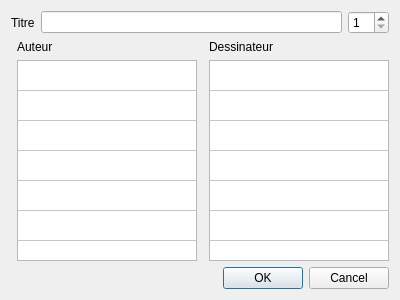
<?xml version="1.0" encoding="UTF-8"?>
<ui version="4.0">
 <class>Ajout</class>
 <widget class="QDialog" name="Ajout">
  <property name="geometry">
   <rect>
    <x>0</x>
    <y>0</y>
    <width>400</width>
    <height>300</height>
   </rect>
  </property>
  <property name="windowTitle">
   <string>Dialog</string>
  </property>
  <layout class="QGridLayout" name="gridLayout">
   <item row="1" column="3">
    <widget class="QLabel" name="label_3">
     <property name="text">
      <string>Dessinateur</string>
     </property>
    </widget>
   </item>
   <item row="3" column="2" colspan="2">
    <widget class="QDialogButtonBox" name="buttonBox">
     <property name="orientation">
      <enum>Qt::Horizontal</enum>
     </property>
     <property name="standardButtons">
      <set>QDialogButtonBox::Cancel|QDialogButtonBox::Ok</set>
     </property>
    </widget>
   </item>
   <item row="2" column="3">
    <widget class="QTableWidget" name="w_dessinateur">
     <attribute name="horizontalHeaderVisible">
      <bool>false</bool>
     </attribute>
     <attribute name="horizontalHeaderDefaultSectionSize">
      <number>200</number>
     </attribute>
     <attribute name="verticalHeaderVisible">
      <bool>false</bool>
     </attribute>
     <row>
      <property name="text">
       <string>Nouvelle ligne</string>
      </property>
     </row>
     <row>
      <property name="text">
       <string>Nouvelle ligne</string>
      </property>
     </row>
     <row>
      <property name="text">
       <string>Nouvelle ligne</string>
      </property>
     </row>
     <row>
      <property name="text">
       <string>Nouvelle ligne</string>
      </property>
     </row>
     <row>
      <property name="text">
       <string>Nouvelle ligne</string>
      </property>
     </row>
     <row>
      <property name="text">
       <string>Nouvelle ligne</string>
      </property>
     </row>
     <column>
      <property name="text">
       <string>Nouvelle colonne</string>
      </property>
     </column>
    </widget>
   </item>
   <item row="2" column="1">
    <widget class="QTableWidget" name="w_auteur">
     <attribute name="horizontalHeaderVisible">
      <bool>false</bool>
     </attribute>
     <attribute name="horizontalHeaderDefaultSectionSize">
      <number>200</number>
     </attribute>
     <attribute name="verticalHeaderVisible">
      <bool>false</bool>
     </attribute>
     <row>
      <property name="text">
       <string>Nouvelle ligne</string>
      </property>
     </row>
     <row>
      <property name="text">
       <string>Nouvelle ligne</string>
      </property>
     </row>
     <row>
      <property name="text">
       <string>Nouvelle ligne</string>
      </property>
     </row>
     <row>
      <property name="text">
       <string>Nouvelle ligne</string>
      </property>
     </row>
     <row>
      <property name="text">
       <string>Nouvelle ligne</string>
      </property>
     </row>
     <row>
      <property name="text">
       <string>Nouvelle ligne</string>
      </property>
     </row>
     <column>
      <property name="text">
       <string>Nouvelle colonne</string>
      </property>
     </column>
    </widget>
   </item>
   <item row="1" column="1">
    <widget class="QLabel" name="label_2">
     <property name="text">
      <string>Auteur</string>
     </property>
    </widget>
   </item>
   <item row="0" column="0" colspan="4">
    <layout class="QHBoxLayout" name="horizontalLayout">
     <item>
      <widget class="QLabel" name="label">
       <property name="text">
        <string>Titre</string>
       </property>
      </widget>
     </item>
     <item>
      <widget class="QLineEdit" name="lineEdit"/>
     </item>
     <item>
      <widget class="QSpinBox" name="spinBox">
       <property name="minimum">
        <number>1</number>
       </property>
      </widget>
     </item>
    </layout>
   </item>
  </layout>
 </widget>
 <resources/>
 <connections>
  <connection>
   <sender>buttonBox</sender>
   <signal>accepted()</signal>
   <receiver>Ajout</receiver>
   <slot>accept()</slot>
   <hints>
    <hint type="sourcelabel">
     <x>248</x>
     <y>254</y>
    </hint>
    <hint type="destinationlabel">
     <x>157</x>
     <y>274</y>
    </hint>
   </hints>
  </connection>
  <connection>
   <sender>buttonBox</sender>
   <signal>rejected()</signal>
   <receiver>Ajout</receiver>
   <slot>reject()</slot>
   <hints>
    <hint type="sourcelabel">
     <x>316</x>
     <y>260</y>
    </hint>
    <hint type="destinationlabel">
     <x>286</x>
     <y>274</y>
    </hint>
   </hints>
  </connection>
 </connections>
</ui>
